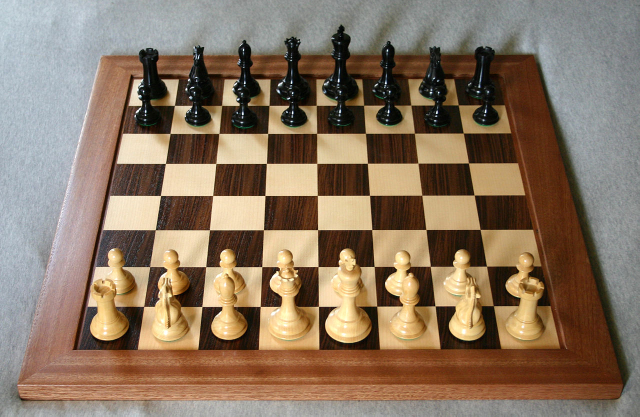
#> input picture Assignment 2/chessboard.jpg, 1280 x 833 px (shown at 1/2 size)
$ python hw2_ex3_thomas_buchegger.py   (older library calls are emulated)
#> lines starting #> are read from the running program, lines starting #| are printed output that depends on the picture
""" 3 Corner detection """

# Imports
import numpy as np
import matplotlib.pyplot as plt
plt.rcParams['image.cmap'] = 'gray'
from scipy.signal import convolve2d, convolve
from skimage import color, io
import pdb
import scipy as sp
from scipy import signal
import math
from mpl_toolkits.mplot3d import Axes3D

# Load the image, convert to float and grayscale
img = io.imread('chessboard.jpg')
#> img is the input picture: shape (833, 1280, 3); mean R, G, B 137.6, 117.7, 98
img = color.rgb2gray(img)
#> img: shape (833, 1280) float64

# 3.1
# Write a function myharris(image) which computes the harris corner for each pixel in the image. The function should return the R
# response at each location of the image.
# HINT: You may have to play with different parameters to have appropriate R maps.
# Try Gaussian smoothing with sigma=0.2, Gradient summing over a 5x5 region around each pixel and k = 0.1.)
def myharris(image, w_size, sigma, k):
    # This function computes the harris corner for each pixel in the image
    # INPUTS
    # @image    : a 2-D image as a numpy array
    # @w_size   : an integer denoting the size of the window over which the gradients will be summed
    # sigma     : gaussian smoothing sigma parameter
    # k         : harris corner constant
    # OUTPUTS
    # @R        : 2-D numpy array of same size as image, containing the R response for each image location

    ### your code should go here ###

#> called with w_size = 5, sigma = 0.2, k = 0.1
    gauss = sp.signal.windows.gaussian(w_size, sigma)
    gauss = gauss.reshape(1, len(gauss))
    gauss_2d = convolve2d(gauss, np.transpose(gauss))
    image = convolve2d(image, gauss_2d, 'same')

    # Compute derivatives of image
    dx = np.array([-1, 0, 1])
    dx = dx.reshape(1, 3)
    dy = np.transpose(dx)
    ix = convolve2d(image, dx, 'same')
    iy = convolve2d(image, dy, 'same')

    sx = convolve2d(ix * ix, gauss_2d, 'same')
    sy = convolve2d(iy * iy, gauss_2d, 'same')
    sxy = convolve2d(ix * iy, gauss_2d, 'same')

    det = (sx * sy) - k * sxy**2
    trace = sx + sy
    R = det / trace

    return R


# 3.2
# Evaluate myharris on the image
R = myharris(img, 5, 0.2, 0.1)
plt.imshow(R)
plt.colorbar()
plt.show()


# 3.3
# Repeat with rotated image by 45 degrees
# HINT: Use scipy.ndimage.rotate() function
R_rotated = sp.ndimage.rotate(img, 45, (0, 1))
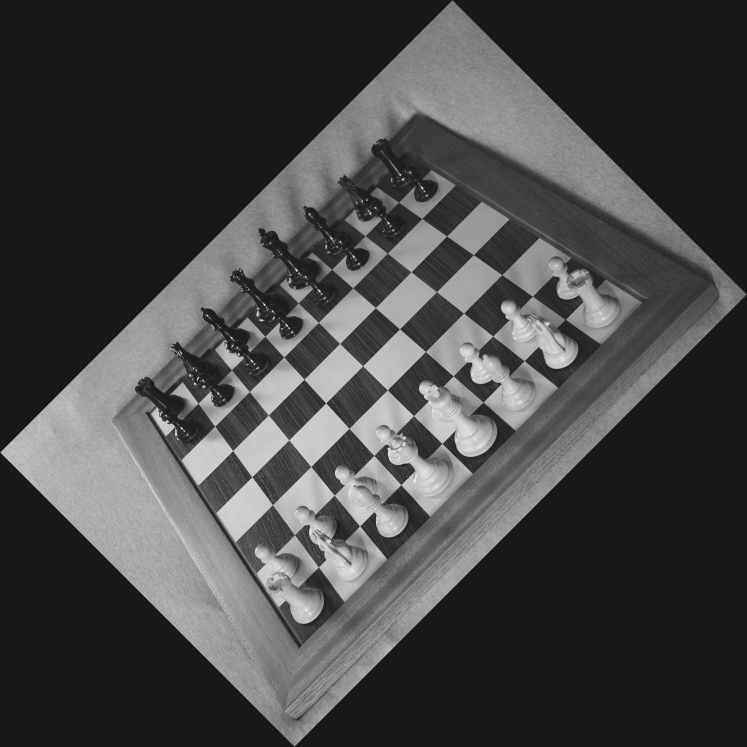
#> R_rotated: shape (1494, 1494) float64 (shown at 1/2 size); min -0.118, max 1.13, mean 0.225; drawn with min black and max white
R_rotated = myharris(R_rotated, 13, 6, 0.1)
#> call 2 of myharris, with w_size = 13, sigma = 6, k = 0.1
#> in myharris (call 2), `ix = convolve2d(image, dx, 'same')`:
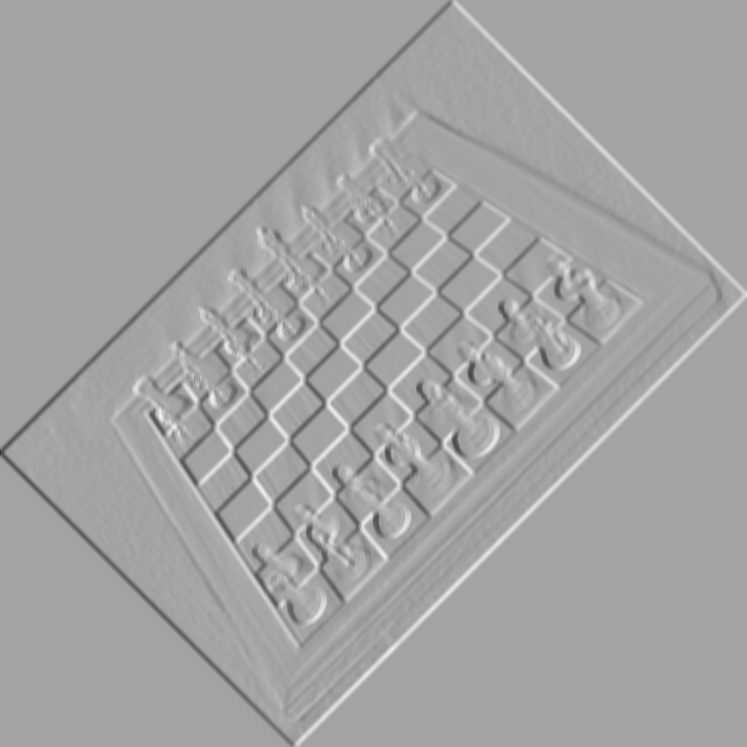
#> ix: shape (1494, 1494) float64 (shown at 1/2 size); min -30.93, max 17.34, mean 5.37e-05; drawn with min black and max white
#> in myharris (call 2), `trace = sx + sy`:
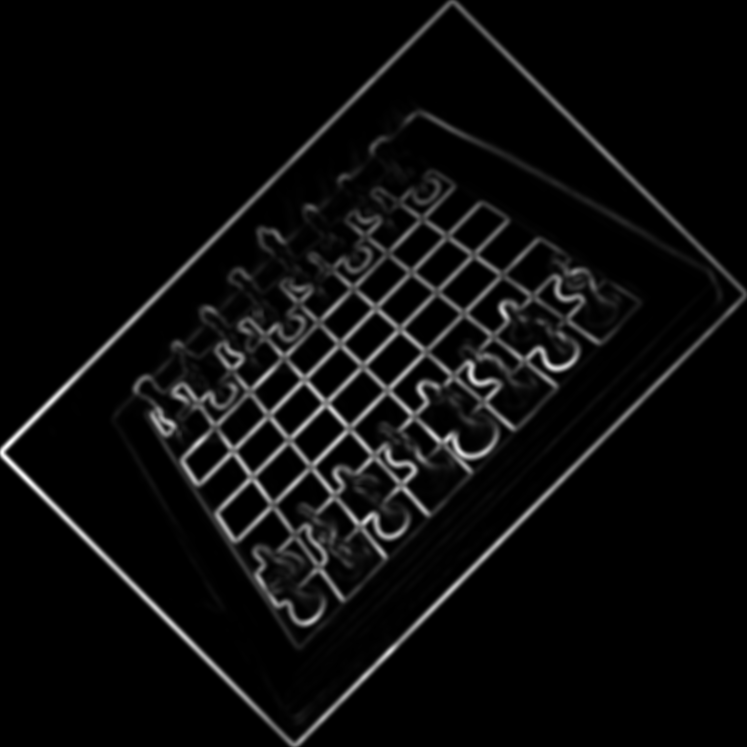
#> trace: shape (1494, 1494) float64 (shown at 1/2 size); min 0, max 29570.5, mean 1412.5; drawn with min black and max white
plt.imshow(R_rotated)
plt.colorbar()
plt.show()


# 3.4
# Repeat with downscaled image by a factor of half
# HINT: Use scipy.misc.imresize() function
R_scaled = sp.misc.imresize(img, 0.5)
R_scaled = myharris(R_scaled, 13, 6, 0.1)
#> call 3 of myharris, with w_size = 13, sigma = 6, k = 0.1
#> in myharris (call 3), `image = convolve2d(image, gauss_2d, 'same')`:
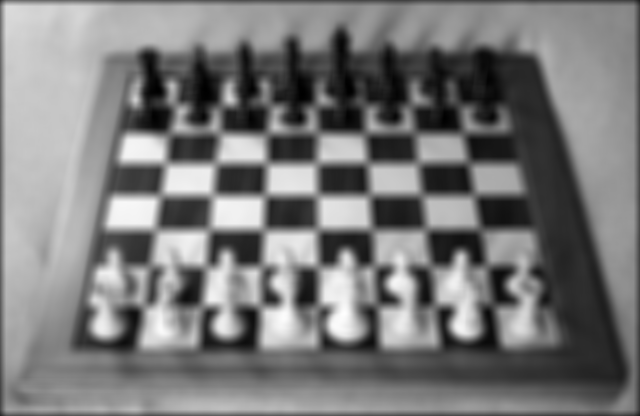
#> image: shape (416, 640) float64; min 1076.6, max 28034.5, mean 14003.2; drawn with min black and max white
#> in myharris (call 3), `sxy = convolve2d(ix * iy, gauss_2d, 'same')`:
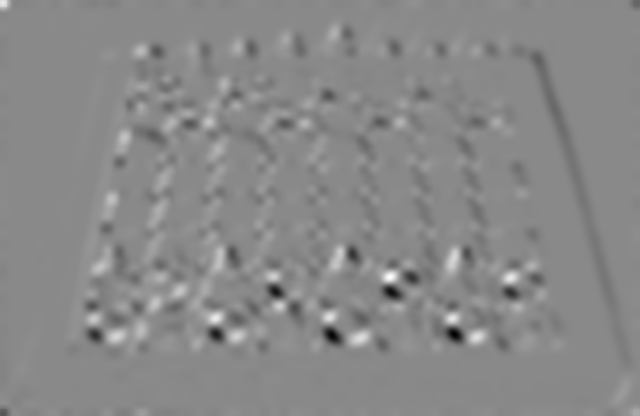
#> sxy: shape (416, 640) float64; min -758678698.5, max 648911798, mean -2004113.8; drawn with min black and max white
#> in myharris (call 3), `R = det / trace`:
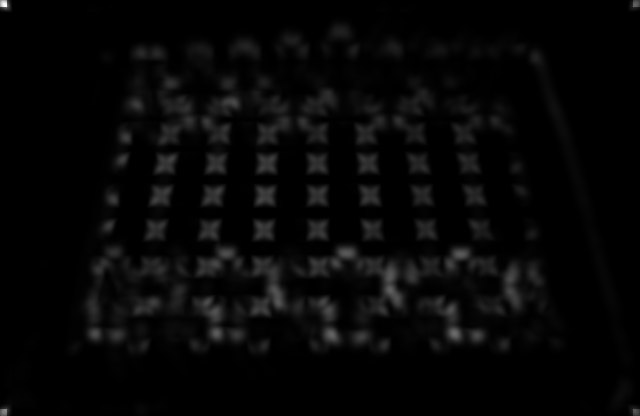
#> R: shape (416, 640) float64; min 10239.7, max 935162954.6, mean 25806293.6; drawn with min black and max white
plt.imshow(R_scaled)
plt.colorbar()
plt.show()
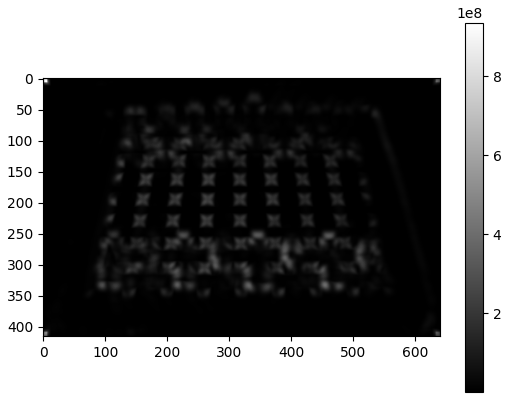
#> figure drawn by matplotlib, 2 panels

$ run again, with Assignment 2/bird.jpg copied over Assignment 2/chessboard.jpg
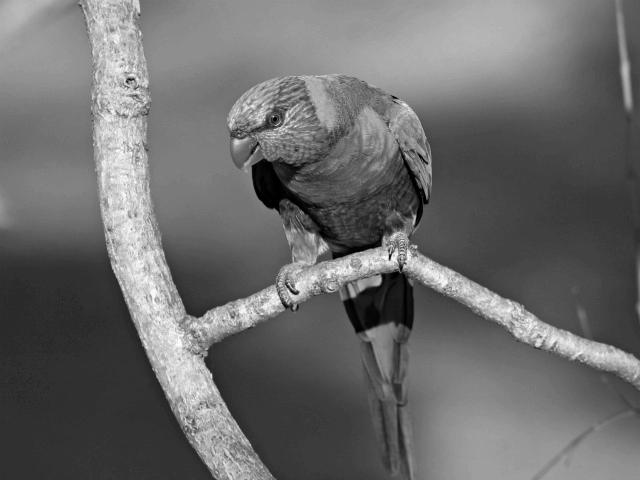
#> input picture Assignment 2/bird.jpg, 640 x 480 px
#> img is the input picture: shape (480, 640); min 0, max 255, mean 107.5
#> image: shape (792, 792) float64
#> ix: shape (792, 792) float64
#> iy: shape (792, 792) float64
#> sx: shape (792, 792) float64
#> sy: shape (792, 792) float64
#> sxy: shape (792, 792) float64
#> det: shape (792, 792) float64
#> trace: shape (792, 792) float64
#> R: shape (792, 792) float64
#> image: shape (240, 320) float64
#> ix: shape (240, 320) float64
#> iy: shape (240, 320) float64
#> sx: shape (240, 320) float64
#> sy: shape (240, 320) float64
#> sxy: shape (240, 320) float64
#> det: shape (240, 320) float64
#> trace: shape (240, 320) float64
#> in myharris (call 3), `R = det / trace`:
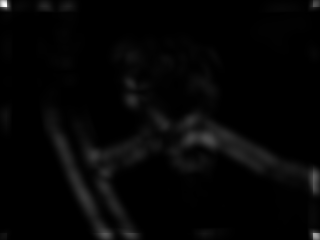
#> R: shape (240, 320) float64; min 46.44, max 705580209.2, mean 15396281.9; drawn with min black and max white
#> `plt.show()`:
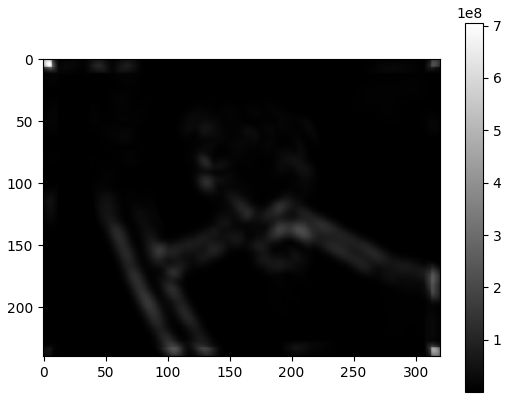
#> figure drawn by matplotlib, 2 panels

$ run again, with Assignment 2/cat.jpg copied over Assignment 2/chessboard.jpg
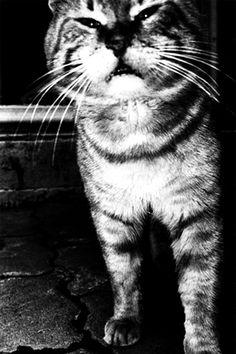
#> input picture Assignment 2/cat.jpg, 236 x 354 px
#> img is the input picture: shape (354, 236); min 0, max 255, mean 77.6
#> image: shape (417, 417) float64
#> ix: shape (417, 417) float64
#> iy: shape (417, 417) float64
#> sx: shape (417, 417) float64
#> sy: shape (417, 417) float64
#> sxy: shape (417, 417) float64
#> det: shape (417, 417) float64
#> trace: shape (417, 417) float64
#> R: shape (417, 417) float64
#> image: shape (177, 118) float64
#> ix: shape (177, 118) float64
#> iy: shape (177, 118) float64
#> sx: shape (177, 118) float64
#> sy: shape (177, 118) float64
#> sxy: shape (177, 118) float64
#> det: shape (177, 118) float64
#> trace: shape (177, 118) float64
#> in myharris (call 3), `R = det / trace`:
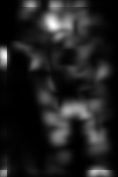
#> R: shape (177, 118) float64; min 1150.1, max 413377728.3, mean 53621667.1; drawn with min black and max white
#> `plt.show()`:
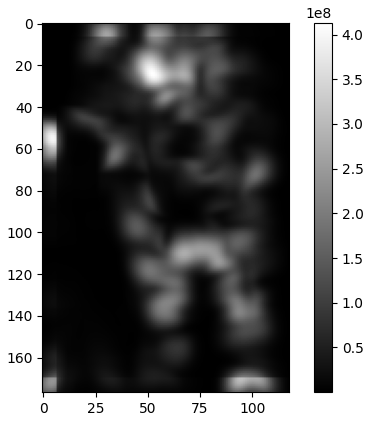
#> figure drawn by matplotlib, 2 panels
